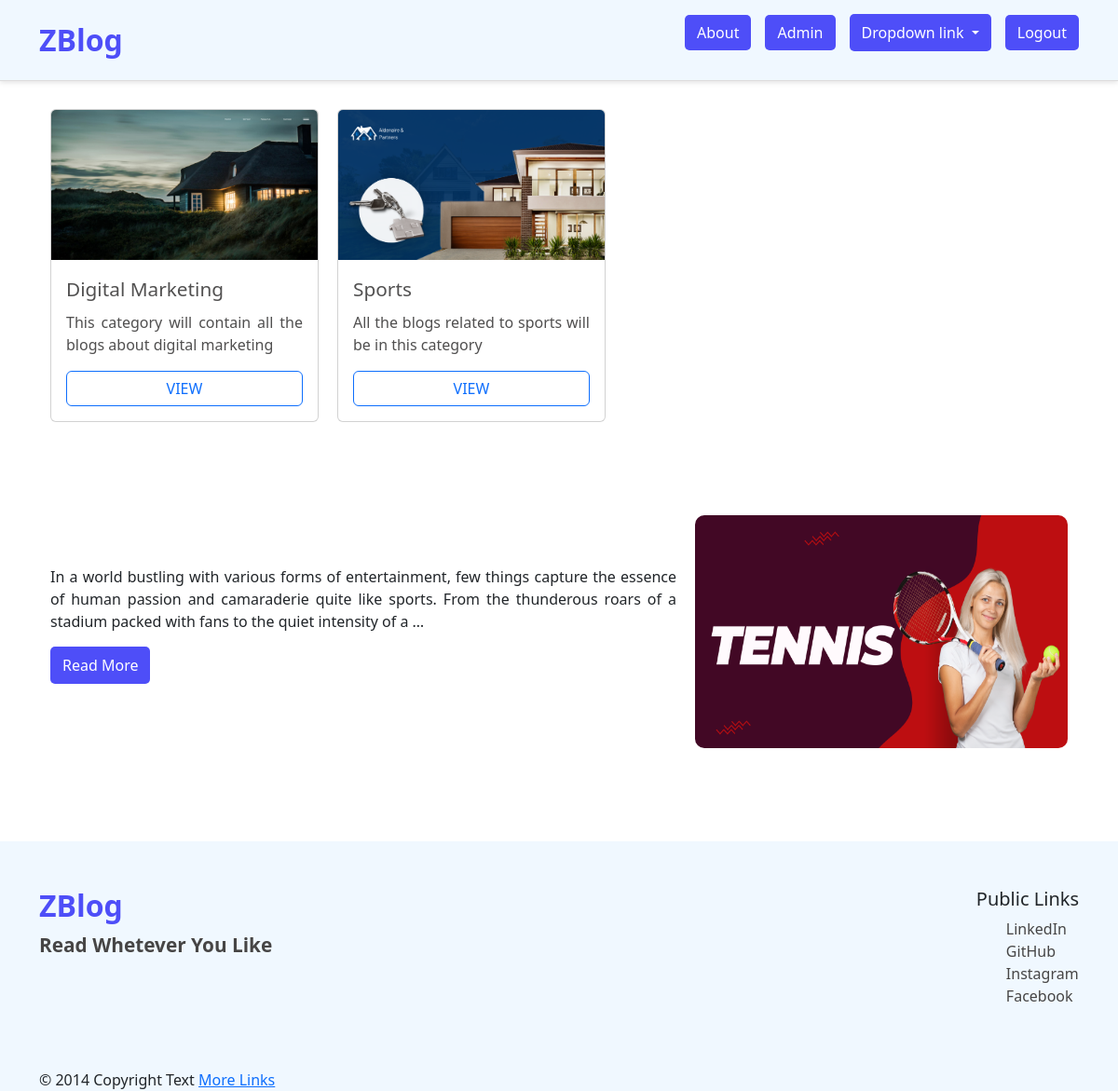
The app's page /home/ (signed in), older data.
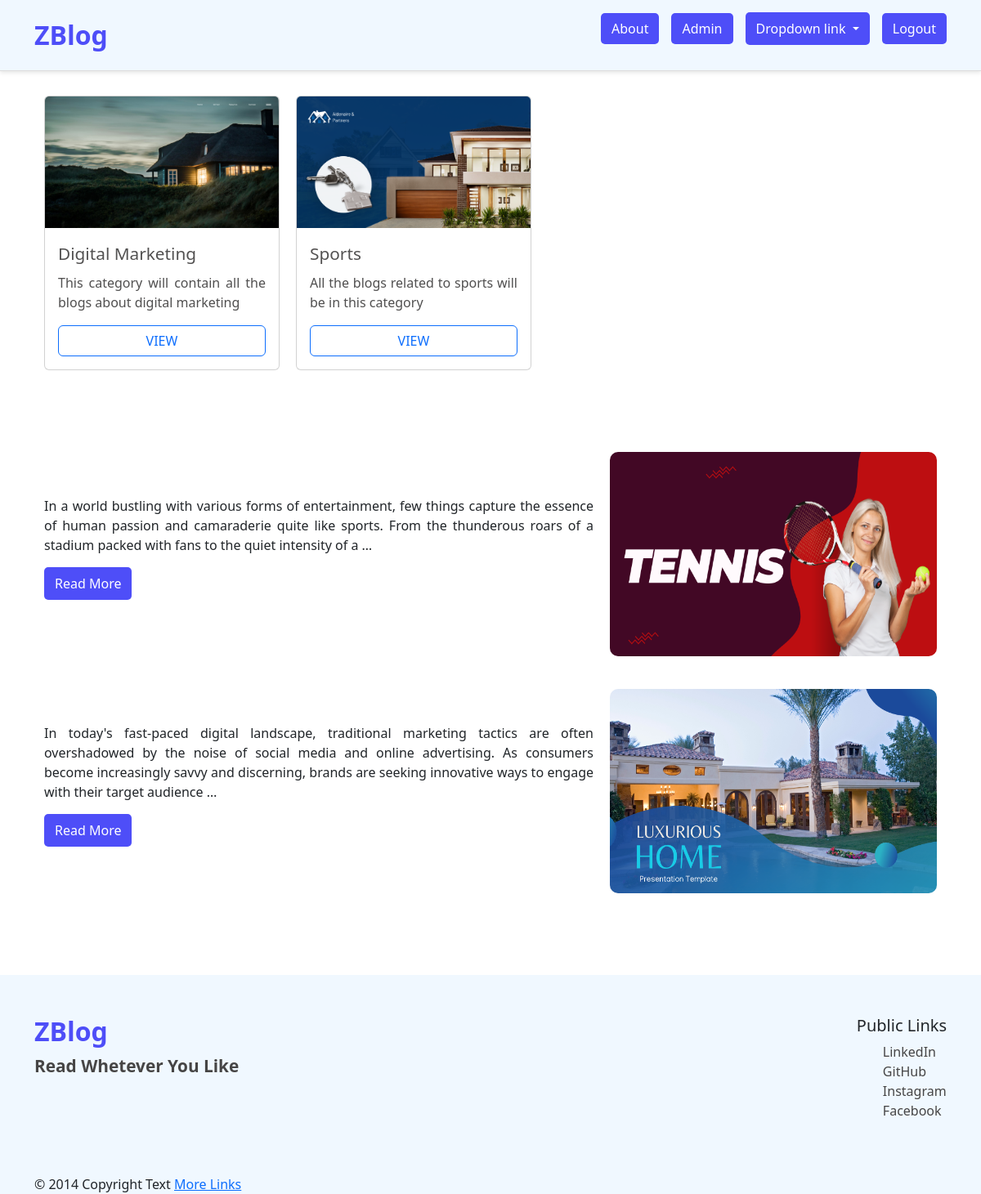
The same page, newer data.
### blog/models.py (models this page shows, shortened)
class Category(models.Model):
    cat_id = models.AutoField(primary_key=True)
    title = models.CharField(max_length=200)
    description = models.TextField()
    url = models.CharField(max_length=100)
    image = models.ImageField(upload_to='category/')
    date = models.DateTimeField(auto_now_add=True, null=True)

class Post(models.Model):
    post_id = models.AutoField(primary_key=True)
    title = models.CharField(max_length=200)
    content = HTMLField()
    url = models.CharField(max_length=100)
    cat = models.ForeignKey(Category, on_delete=models.CASCADE)
    image = models.ImageField(upload_to='post/')

### user/middlewares.py (the view)
    def wrapped_view(request, *args, **kwargs):
        if request.user.is_authenticated == False:
            return redirect('/user/login/')
        return view_function(request, *args, **kwargs)

### blog/views.py (called while the page is built)
@auth
def home(request):
    posts = Post.objects.all()[:11]
    cats = Category.objects.all()
    data = {
        'posts': posts,
        'cats': cats
    }
    return render(request, 'home.html', data)

### templates/home.html
{% extends 'base.html' %} {% block content %}
<div style="max-width: 1092px; width: 100%; margin: auto">
  <div style="display: flex; align-items: center; gap: 20px; margin: 30px 0px">
    {% for cat in cats %}
    <div class="card" style="width: 18rem">
      <img src="/media/{{cat.image}}" class="card-img-top" alt="" />
      <div class="card-body">
        <div class="card-title" style="font-size: 1.3rem; font-weight: 500; color: rgb(82, 81, 81);">{{cat.title}}</div>
        <p class="truncate" style="color: rgb(80, 79, 79); text-align: justify;">{{cat.description}}</p>
        <a href="/category/{{cat.url}}" class="btn btn-outline-primary" style="width: 100%;">VIEW</a>
      </div>
    </div>
    {%endfor%}
  </div>
  <div style="margin: 40px 0px; padding: 20px 0px">
    {%for p in posts %}
    <div
      style="
        display: flex;
        align-items: center;
        justify-content: space-between;
        gap: 20px;
        margin: 40px 0px;
      "
    >
      <div>
        {{p.content |truncatewords:40 | safe}}
        <button href="/blog/{{p.url}}" class="postBtn">Read More</button>
      </div>
      <div>
        <img
          src="/media/{{p.image}}"
          class="responsive-img"
          style="width: 400px; height: 250px; border-radius: 10px"
        />
      </div>
    </div>
    {%endfor %}
  </div>
</div>
{% endblock %}

### templates/base.html (shortened to what this page needs)
<!DOCTYPE html>
<html lang="en">
  <head>
    <link
      href="https://cdn.jsdelivr.net/npm/bootstrap@5.3.3/dist/css/bootstrap.min.css"
      rel="stylesheet"
    />
    {% load static %}
    <link rel="stylesheet" href="{% static 'css/style.css'%}" />
  </head>
  <body>
    {% include 'header.html' %}
    {% block content %} {% endblock %}
    {% include 'footer.html' %}
  </body>
</html>

### templates/header.html (shortened to what this page needs)
<nav>
  <div
    class="container"
    style="display: flex; justify-content: space-between; align-items: center"
  >
    <a class="navBrand" href="http://127.0.0.1:8000/home/">ZBlog</a>
    <ul class="navList">
      <li><a class="navBtn" href="/about/">About</a></li>
      <li><a class="navBtn" href="http://127.0.0.1:8000/admin">Admin</a></li>
      <li style="position: relative">
        <a
          class="nav-link dropdown-toggle navBtn"
          href="#"
          role="button"
          data-bs-toggle="dropdown"
          aria-expanded="false"
        >
          Dropdown link
        </a>
      </li>
      <li><a class="navBtn" href="/user/logout/">Logout</a></li>
    </ul>
  </div>
</nav>

### templates/footer.html
<footer class="bottomFooter">
  <div class="container">
    <div
      style="
        width: 100%;
        padding: 50px 0px;
        display: flex;
        align-items: start;
        justify-content: space-between;
      "
    >
      <div style="width: 50%">
        <h5 class="navBrand">ZBlog</h5>
        <p style="font-size: 1.3rem; font-weight: 600; color: rgb(70, 69, 69)">
          Read Whetever You Like
        </p>
      </div>
      <div class="">
        <h5>Public Links</h5>
        <ul
          style="
            list-style: none;
            text-decoration: none;
            font-size: 1rem;
            color: rgb(70, 69, 69);
          "
        >
          <li><a ref="#!" style="cursor: pointer">LinkedIn</a></li>
          <li><a ref="#!" style="cursor: pointer">GitHub</a></li>
          <li><a ref="#!" style="cursor: pointer">Instagram</a></li>
          <li><a ref="#!" style="cursor: pointer">Facebook</a></li>
        </ul>
      </div>
    </div>
  </div>
  <div class="container">
    © 2014 Copyright Text
    <a class="" href="#!">More Links</a>
  </div>
</footer>

### blog/static/css/style.css (style rules this page uses)
nav { padding: 15px 0px; background-color: aliceblue; border-bottom: 1px solid rgb(221, 220, 220); box-shadow: 0px 2px 5px 0px rgba(0, 0, 0, 0.1); }
.navBrand { text-decoration: none; color: rgb(78, 78, 248); font-size: 2rem; font-weight: 700; }
.navList { display: flex; align-items: center; justify-content: space-between; gap: 15px; list-style: none; }
.navBtn { padding: 8px 13px; background-color: rgb(78, 78, 248); color: white; border-radius: 5px; text-decoration: none; cursor: pointer; }
.bottomFooter { background-color: aliceblue; }
.postBtn { padding: 8px 13px; background-color: rgb(78, 78, 248); color: white; border-radius: 5px; text-decoration: none; cursor: pointer; border: none; display: block; margin-top: 15px; }

Row changes from the older to the newer data that the page shows:
added Post: content "In today's fast-paced digital landscape, traditional marketing tactics are often overshadowed by the noise of social media and online advertising. As consumers become increasingly savvy and discerning, brands are seeking innovative ways to engage with their target audience …", image (picture)
